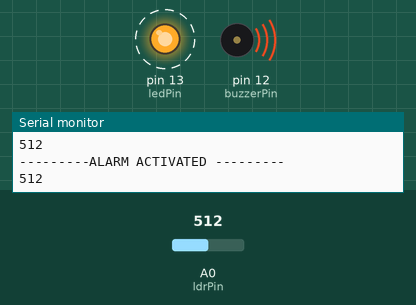
Simulated run of this sketch. Board: Arduino Uno, built with avr-gcc and run on an emulated ATmega328P. On the bench: output pins drawn as LEDs (lit = HIGH), buzzer (waves = sounding), the last lines printed to the serial monitor. Dashed ring = blinking. Inputs (shaded band) come from the test bench; at power-on: A0 (ldrPin) = 512.

Above: at 1.25 s.
1.3 s: A0 (ldrPin) set to 407
4.3 s: A0 (ldrPin) set to 390
At 4.7 s:
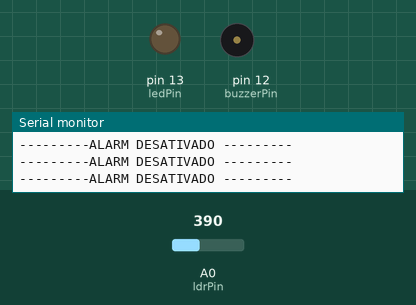
6.3 s: A0 (ldrPin) set to 410
At 6.56 s:
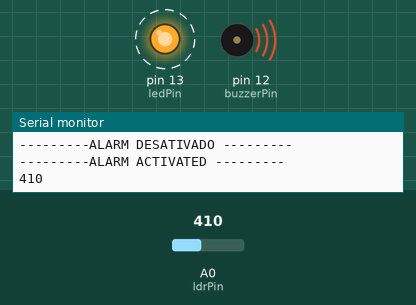
Timing chart, 0 to 15.3 s (numbered marks = the images above; inputs shaded):
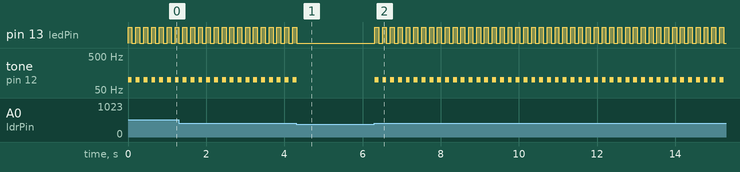

The sketch:

Alarme.ino
```cpp
const int ledPin = 13;
const int buzzerPin = 12;
const int ldrPin = A0;

void setup() {
  // put your setup code here, to run once:
  Serial.begin(9600);
  pinMode(ledPin,OUTPUT);
  pinMode(buzzerPin, OUTPUT);
  pinMode(ldrPin, INPUT);


}

void loop() {
  // put your main code here, to run repeatedly:
  int ldrStatus = analogRead(ldrPin);
  if(ldrStatus >= 400)
  {
    tone(buzzerPin,100);
    digitalWrite(ledPin,HIGH);
    delay(100);

    noTone(buzzerPin);
    digitalWrite(ledPin,LOW);
    delay(100);

    Serial.println("---------ALARM ACTIVATED ---------");
    Serial.println(ldrStatus);

  }
  else{
   noTone(buzzerPin);
   digitalWrite(ledPin,LOW);
    Serial.println("---------ALARM DESATIVADO ---------");


  }
  }
```

Measured:
- the behaviour switches between 400 and 399 on A0 (ldrPin) (found by bisection; images 0 and 1)
- after the input at 4.3 s, pin 13 (ledPin): goes on until 4.3 s, then stays LOW; tone on pin 12 (buzzerPin): goes on until 4.3 s, then stays silent
- after the input at 6.3 s, pin 13 (ledPin): alternates HIGH for 0.10 s and LOW for 0.10 s, starting at once; tone on pin 12 (buzzerPin): alternates 100 Hz for 0.10 s and silent for 0.10 s, starting at once
- by itself, pin 13 (ledPin): alternates HIGH for 0.10 s and LOW for 0.10 s
- by itself, tone on pin 12 (buzzerPin): alternates 100 Hz for 0.10 s and silent for 0.10 s
